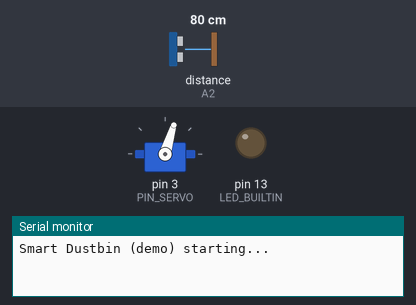
A sketch run on a simulated Arduino Uno, built with avr-gcc and run on an emulated ATmega328P. Parts: servo, output pins drawn as LEDs (lit = HIGH), the last lines printed to the serial monitor. Wiring (inferred from the names in the program): ultrasonic range finder: trigger A1; echo A2. The inputs (shaded band) are chosen by the test bench; at power-on: distance to the obstacle (sensor on A2) 80 cm. The echo pulse lasts 58.3 µs per cm; pins used as bus, display or sensor lines are not drawn.

Above: at 0.4 s.
At 1.7 s:
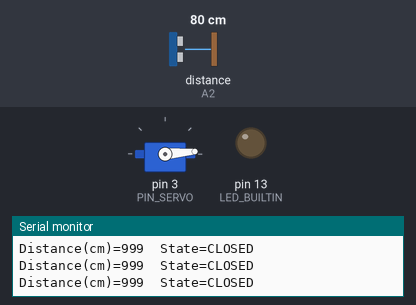
1.8 s: distance to the obstacle (sensor on A2) set to 9 cm
Timing chart, 0 to 4.8 s (numbered marks = the images above; inputs shaded):
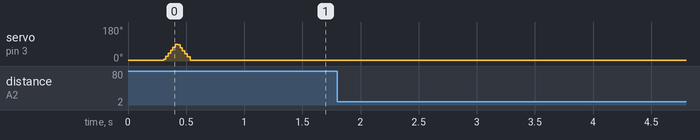

The sketch:

26_smart_dust_bin.ino
```cpp
/*
  Smart Dustbin (demo-friendly)
  Ultrasonic -> Servo with hysteresis + hold + robust ranging

  Pins (as you used):
    HC-SR04: TRIG=A1, ECHO=A2   (UNO analog pins work as digital I/O)
    Servo  : D3
*/

#include <Servo.h>

// -------- Pins --------
const uint8_t PIN_TRIG  = A1;
const uint8_t PIN_ECHO  = A2;
const uint8_t PIN_SERVO = 3;

// -------- Demo Tuning --------
const int  OPEN_CM   = 1;        // <= open
const int  CLOSE_CM  = 10;        // >= eligible to close
const unsigned long HOLD_MS = 500; // stay open at least this long
const unsigned long MEAS_PERIOD_MS = 90;  // ~11 Hz updates

// Valid/usable range for demo (filters crazy readings)
const int MIN_CM = 4;             // HC-SR04 unreliable below ~2–3 cm
const int MAX_CM = 150;           // plenty for a bin

// Servo angles (adjust to your hinge)
const int ANGLE_CLOSED = 5;       // small offset avoids stalling against lid
const int ANGLE_OPEN   = 95;

// -------- Internals --------
Servo lid;
unsigned long lastMeasure = 0;
unsigned long lastSeen    = 0;

enum LidState { LID_CLOSED, LID_OPEN };
LidState state = LID_CLOSED;

// ---------- Ranging helpers ----------
unsigned long echoOnceUS() {
  // 10 µs trigger
  digitalWrite(PIN_TRIG, LOW); delayMicroseconds(4);
  digitalWrite(PIN_TRIG, HIGH); delayMicroseconds(10);
  digitalWrite(PIN_TRIG, LOW);

  // Clean up any stale level then measure HIGH pulse
  pulseIn(PIN_ECHO, HIGH, 1000UL);
  pulseIn(PIN_ECHO, LOW,  1000UL);
  return pulseIn(PIN_ECHO, HIGH, 40000UL);   // up to ~6.8 m
}

int readDistanceCm() {
  // median of 5 for robustness
  int cm[5]; uint8_t m = 0;
  for (uint8_t i=0; i<5; i++) {
    unsigned long us = echoOnceUS();
    if (us > 0) {
      int d = (int)(us / 58.0);             // convert to cm
      if (d >= MIN_CM && d <= MAX_CM) cm[m++] = d;
    }
    delay(5);
  }
  if (m == 0) return 999;
  // insertion sort (m <= 5)
  for (uint8_t i=1; i<m; i++) {
    int key = cm[i], j = i - 1;
    while (j >= 0 && cm[j] > key) { cm[j+1] = cm[j]; j--; }
    cm[j+1] = key;
  }
  return cm[m/2];  // median
}

// ---------- Servo helpers ----------
void moveEase(int fromA, int toA, int step = 3, int ms = 6) {
  if (toA > fromA) {
    for (int a = fromA; a <= toA; a += step) { lid.write(a); delay(ms); }
  } else {
    for (int a = fromA; a >= toA; a -= step) { lid.write(a); delay(ms); }
  }
  lid.write(toA);
}

void goOpen() {
  moveEase(ANGLE_CLOSED, ANGLE_OPEN);
  state = LID_OPEN;
  digitalWrite(LED_BUILTIN, HIGH);
  Serial.println(F("STATE -> OPEN"));
}

void goClosed() {
  moveEase(ANGLE_OPEN, ANGLE_CLOSED);
  state = LID_CLOSED;
  digitalWrite(LED_BUILTIN, LOW);
  Serial.println(F("STATE -> CLOSED"));
}

void setup() {
  pinMode(PIN_TRIG, OUTPUT);
  pinMode(PIN_ECHO, INPUT);
  digitalWrite(PIN_TRIG, LOW);

  pinMode(LED_BUILTIN, OUTPUT);
  digitalWrite(LED_BUILTIN, LOW);

  lid.attach(PIN_SERVO);
  lid.write(ANGLE_CLOSED);

  Serial.begin(9600);
  delay(300);
  Serial.println(F("Smart Dustbin (demo) starting..."));

  // quick sweep to show it’s alive
  moveEase(ANGLE_CLOSED, ANGLE_OPEN, 4, 5);
  moveEase(ANGLE_OPEN, ANGLE_CLOSED, 4, 5);
}

void loop() {
  if (millis() - lastMeasure < MEAS_PERIOD_MS) return;
  lastMeasure = millis();

  int dist = readDistanceCm();

  Serial.print(F("Distance(cm)=")); Serial.print(dist);
  Serial.print(F("  State=")); Serial.println(state == LID_OPEN ? "OPEN" : "CLOSED");

  // --- State machine with hysteresis + hold ---
  if (state == LID_CLOSED) {
    if (dist != 999 && dist <= OPEN_CM) {
      lastSeen = millis();
      goOpen();
    }
  } else { // LID_OPEN
    if (dist != 999 && dist <= OPEN_CM) {
      lastSeen = millis();   // refresh hold while something is near
    }
    bool holdOver   = (millis() - lastSeen) >= HOLD_MS;
    bool farEnough  = (dist == 999) || (dist >= CLOSE_CM);
    if (holdOver && farEnough) {
      goClosed();
    }
  }
}
```
